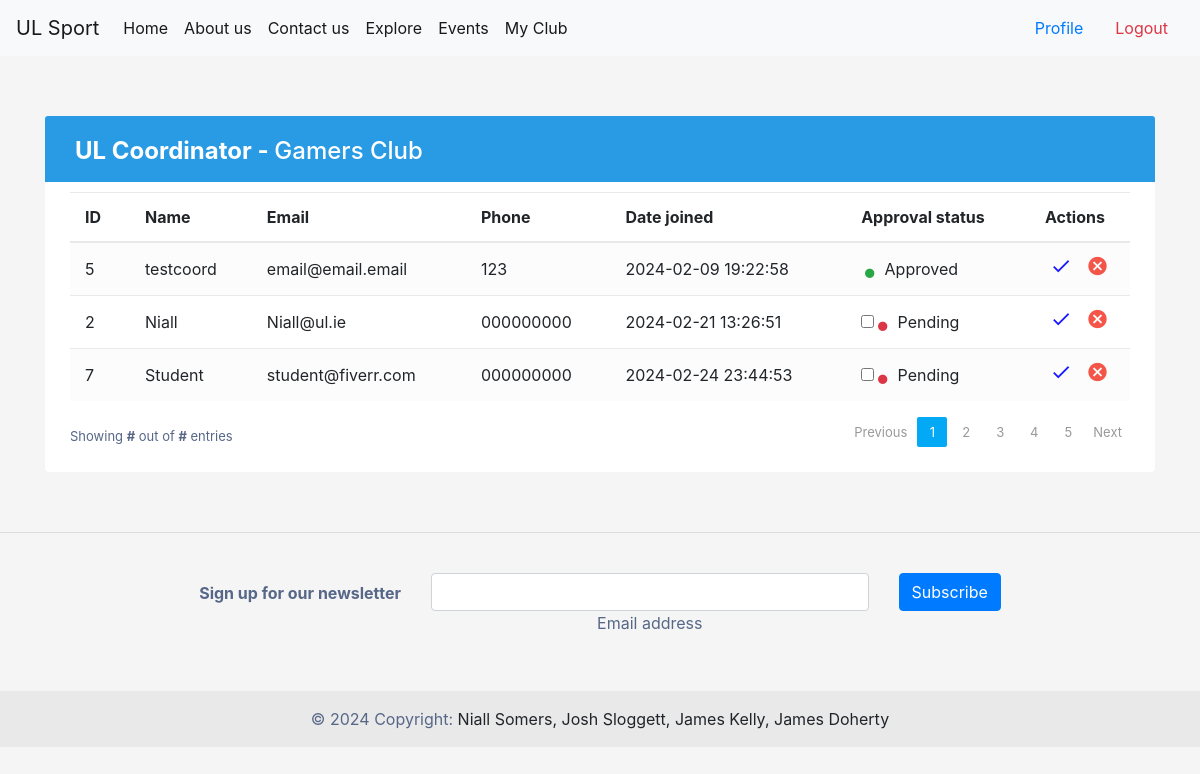
The app's page /myclub (signed in) with its own data.
### tables this page shows
CREATE TABLE Clubs (
    ClubID INTEGER PRIMARY KEY AUTOINCREMENT,
    Name TEXT NOT NULL,
    Description TEXT,
    ValidityStatus TEXT NOT NULL,
    CoordinatorID INTEGER,
    CreatedAt TIMESTAMP DEFAULT CURRENT_TIMESTAMP,
    UpdatedAt TIMESTAMP DEFAULT CURRENT_TIMESTAMP,
    FOREIGN KEY (CoordinatorID) REFERENCES Users(UserID)
);

CREATE TABLE ClubMemberships (
    MembershipID INTEGER PRIMARY KEY AUTOINCREMENT,
    UserID INTEGER,
    ClubID INTEGER,
    RequestStatus TEXT DEFAULT 'Pending',
    CreatedAt TIMESTAMP DEFAULT CURRENT_TIMESTAMP,
    UpdatedAt TIMESTAMP DEFAULT CURRENT_TIMESTAMP ,
    FOREIGN KEY (UserID) REFERENCES Users(UserID),
    FOREIGN KEY (ClubID) REFERENCES Clubs(ClubID)
);

CREATE TABLE Users (
    UserID INTEGER PRIMARY KEY AUTOINCREMENT,
    Username TEXT NOT NULL,
    Password TEXT NOT NULL,
    Contact TEXT NOT NULL,
    Email TEXT NOT NULL,
    Role TEXT NOT NULL,
    ApprovalStatus TEXT DEFAULT 'Pending',
    CreatedAt TIMESTAMP DEFAULT CURRENT_TIMESTAMP,
    UpdatedAt TIMESTAMP DEFAULT CURRENT_TIMESTAMP
);

### permissionpages.py (the view, shortened to what this page needs)
def myclub():
    if current_user is None:
        return render_template('/home.html',)
    else:
        conn = db.connect('db/user_data.db')
        cursor = conn.cursor()
        conn = db.connect('db/user_data.db')
        cursor = conn.cursor()
        cursor.execute('SELECT Role FROM Users WHERE UserID = ?', (current_user.id,))
        role_data = cursor.fetchone()
        cursor.execute('SELECT * FROM Clubs WHERE CoordinatorID = ?', (current_user.id,))
        club_owner = cursor.fetchone()
        if role_data[0] == 'Coordinator' and club_owner:
            cursor.execute('''
                        SELECT u.UserID, u.Username, u.Contact, u.Email, c.RequestStatus, c.CreatedAt
                        FROM Users u
                        JOIN ClubMemberships c ON u.UserID = c.UserID
                        WHERE c.ClubID = ?
                    ''', (club_owner[0],))
            club_users = cursor.fetchall()
            cursor.execute('''
                SELECT * from Events WHERE ClubID = ?
            ''', (club_owner[0],))
            event_data = cursor.fetchall()
            registered_data = []
            print(event_data)
            return render_template('/myclubmanage.html', current_user=current_user, club_data=club_owner, club_users=club_users, event_data=event_data, registered_data=registered_data)
        elif role_data[0] == 'Coordinator' and club_owner is None:
            return render_template('/myclubcreate.html', current_user=current_user)

### app.py (called while the page is built)
@login_manager.user_loader
def load_user(user_id):
    conn = db.connect('db/user_data.db')
    cursor = conn.cursor()
    cursor.execute('SELECT * FROM Users WHERE UserID = ?', (user_id,))
    user_data = cursor.fetchone()
    conn.close()
    if user_data:
        return auth.User(user_data[0], user_data[1])

### templates/myclubmanage.html (shortened to what this page needs)
{% extends "base.html" %}
{% block content %}
{% if user_data.role == 'Coordinator' %}
<div class="container-xl">
    <div class="table-responsive">
        <div class="table-wrapper">
            <div class="table-title">
                <div class="row">
                    <div class="col-sm-5">
                        <h2><b>UL Coordinator - </b> {{user_data.club}}</h2>
                    </div>
                </div>
            </div>
            <table class="table table-striped table-hover">
                <thead>
                    <tr>
                        <th>ID</th>
                        <th>Name</th>
                        <th>Email</th>
                        <th>Phone</th>
                        <th>Date joined</th>
                        <th>Approval status</th>
                        <th>Actions</th>
                    </tr>
                </thead>
                <tbody>
                {% for data in club_users %}
                    <tr>
                        <td>{{data[0]}}</td>
                        <td>{{data[1]}}</td>
                        <td>{{data[3]}}</td>
                        <td>{{data[2]}}</td>
                        <form method="post" action="{{ url_for('updateClubMember') }}">
                            <td>{{data[5]}}</td>
                            {% if data[4] != "Pending" %}
                                <td><input type="hidden" name="approval" value="on"/><span class="status text-success">&bull;</span> {{data[4]}}</td>
                            {% else %}
                                <td><input type="checkbox" name="approval"/><span class="status text-danger">&bull;</span> {{data[4]}}</td>
                            {% endif %}
                            <td>
                                  <button type="submit" style="background: transparent; border: 0; padding: 0; color: blue;" class="update-user" title="Update User" data-toggle="tooltip">
                                    <i class="material-icons">&#xE5CA;</i>
                                  </button>
                                <a href="#" class="delete" title="Delete" data-toggle="tooltip"><i class="material-icons">&#xE5C9;</i></a>
                            </td>
                        </form>
                    </tr>
                    {% endfor %}
                </tbody>
            </table>
            <div class="clearfix">
                <div class="hint-text">Showing <b>#</b> out of <b>#</b> entries</div>
                <ul class="pagination">
                    <li class="page-item disabled"><a href="#">Previous</a></li>
                    <li class="page-item active"><a href="#" class="page-link">1</a></li>
                    <li class="page-item"><a href="#" class="page-link">2</a></li>
                    <li class="page-item "><a href="#" class="page-link">3</a></li>
                    <li class="page-item"><a href="#" class="page-link">4</a></li>
                    <li class="page-item"><a href="#" class="page-link">5</a></li>
                    <li class="page-item"><a href="#" class="page-link">Next</a></li>
                </ul>
            </div>
        </div>
    </div>
</div>
        {% else %}
        <p>{{current_user.username}} is not authorized to access this page!</p>
        {% endif %}
{% endblock %}

### templates/base.html (style rules this page uses)
body { min-height: 100vh; overflow-x: hidden; }

### templates/myclubmanage.html (style rules this page uses)
body { color: #566787; background: #f5f5f5; }
.table-responsive { margin: 30px 0; }
.table-wrapper { min-width: 1000px; background: #fff; padding: 20px 25px; border-radius: 3px; box-shadow: 0 1px 1px rgba(0,0,0,.05); }
.table-title { padding-bottom: 15px; background: #299be4; color: #fff; padding: 16px 30px; margin: -20px -25px 10px; border-radius: 3px 3px 0 0; }
.table-title h2 { margin: 5px 0 0; font-size: 24px; }
table.table tr th, table.table tr td { border-color: #e9e9e9; padding: 12px 15px; vertical-align: middle; }
table.table tr th:first-child { width: 60px; }
table.table tr th:last-child { width: 100px; }
table.table-striped tbody tr:nth-of-type(odd) { background-color: #fcfcfc; }
table.table td:last-child i { opacity: 0.9; font-size: 22px; margin: 0 5px; }
table.table td a { font-weight: bold; color: #566787; display: inline-block; text-decoration: none; }
table.table td a.delete { color: #F44336; }
table.table td i { font-size: 19px; }
.status { font-size: 30px; margin: 2px 2px 0 0; display: inline-block; vertical-align: middle; line-height: 10px; }
.text-success { color: #10c469; }
.text-danger { color: #ff5b5b; }
.pagination { float: right; margin: 0 0 5px; }
.pagination li a { border: none; font-size: 13px; min-width: 30px; min-height: 30px; color: #999; margin: 0 2px; line-height: 30px; border-radius: 2px !important; text-align: center; padding: 0 6px; }
.pagination li.active a, .pagination li.active a.page-link { background: #03A9F4; }
.hint-text { float: left; margin-top: 10px; font-size: 13px; }

### records on screen
Clubs: club "Gamers Club"
ClubMemberships: UserID "5", Username "testcoord", Email "email@email.email", Contact "123", CreatedAt "2024-02-09 19:22:58", RequestStatus "Approved"
ClubMemberships: UserID "2", Username "Niall", Email "Niall@ul.ie", Contact "000000000", CreatedAt "2024-02-21 13:26:51", RequestStatus "Pending"
ClubMemberships: UserID "7", Username "Student", Email "student@fiverr.com", Contact "000000000", CreatedAt "2024-02-24 23:44:53", RequestStatus "Pending"
